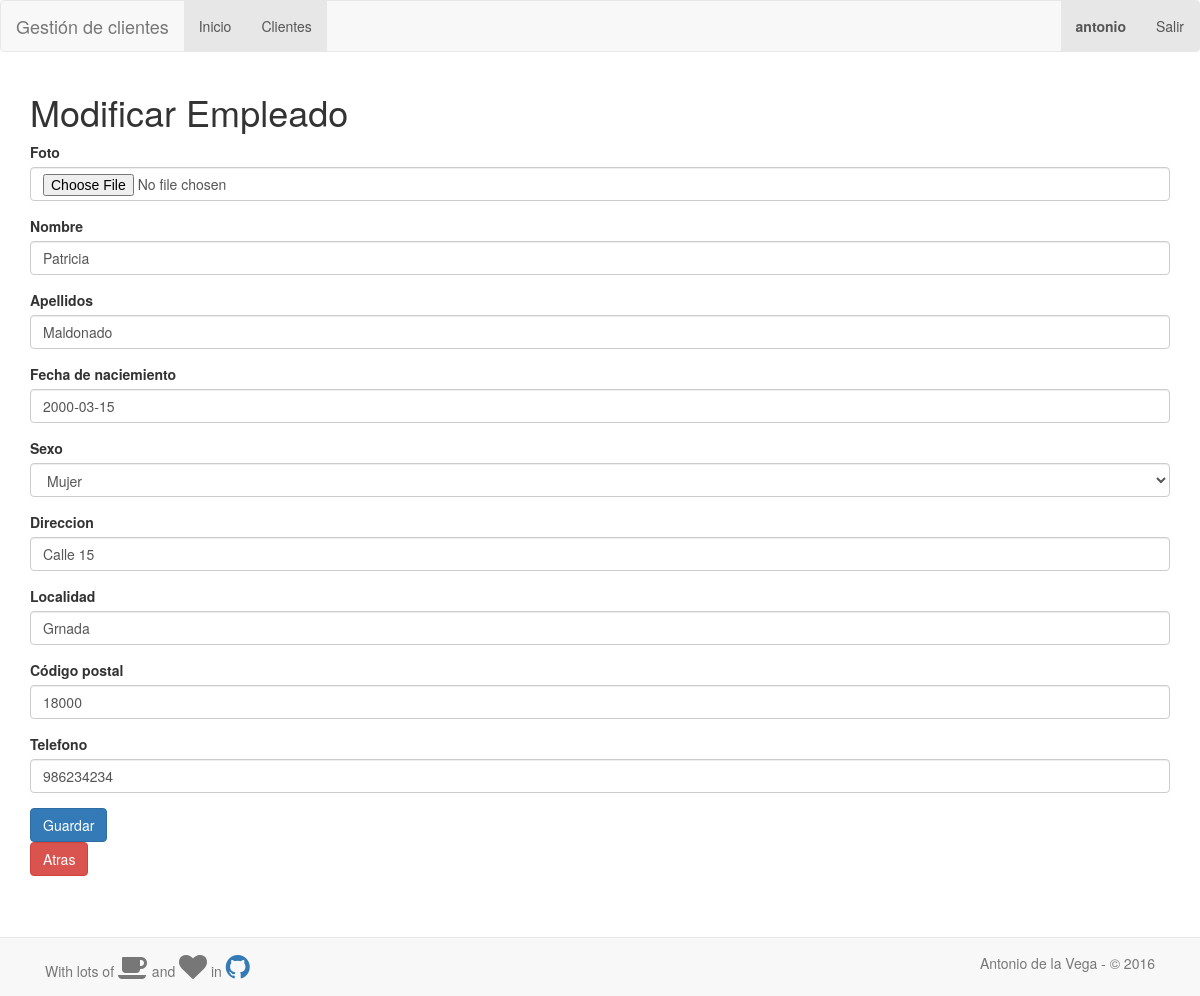
Page /personal/modificar/1 (signed in) on the committed database.
### gestion_personal/models.py (models this page shows, shortened)
class Personal(models.Model):
    user = models.OneToOneField(User, on_delete=models.CASCADE, related_name='user')
    HOMBRE = 'Hombre'
    MUJER = 'Mujer'
    NONE = 'Sin especificar'
    OPCIONES = ((HOMBRE, 'Hombre'),
                (MUJER, 'Mujer'),
                (NONE, 'Sin especificar'),)
    nombre = models.CharField(max_length=20, blank=True)
    apellidos = models.CharField(max_length=20, blank=True)
    dni = models.CharField('DNI', max_length=9)
    f_nacimiento = models.DateField('Fecha de naciemiento', blank=True, null=True)
    direccion = models.CharField(max_length=30, blank=True)
    localidad = models.CharField(max_length=20, blank=True)
    cod_postal = models.CharField('Código postal', blank=True, null=True, max_length=5)
    telefono = models.CharField(blank=True, null=True, max_length=12)
    num_seg_social = models.CharField('Número seguridad social', max_length=12, blank=True, null=True)
    sexo = models.CharField(max_length=16, choices=OPCIONES, default=NONE)
    foto = models.ImageField(upload_to='personal/', null=True, blank=True)

### gestion_personal/views.py (the view)
# urls.py: url(r'^modificar/(?P<id>[0-9]+)$', views.modificar_personal, name='modificar'),
@login_required
def modificar_personal(request, id):
    personal = Personal.objects.get(pk=id)
    if request.method == "POST":
        form = ModificarPersonalForm(request.POST, request.FILES)
        if form.is_valid():
            form = form.cleaned_data
            if form['foto']:
                personal.foto = form['foto']
            if form['nombre']:
                personal.nombre = form['nombre']
            if form['apellidos']:
                personal.apellidos = form['apellidos']
            if form['f_nacimiento']:
                personal.f_nacimiento = form['f_nacimiento']
            if form['telefono']:
                personal.telefono = form['telefono']
            if form['localidad']:
                personal.localidad = form['localidad']
            if form['cod_postal']:
                personal.cod_postal = form['cod_postal']
            if form['direccion']:
                personal.direccion = form['direccion']
            if form['sexo']:
                personal.sexo = form['sexo']
            personal.save()
            return HttpResponseRedirect('/personal')
    else:
        form = ModificarPersonalForm(instance=personal)
    return render(request, 'gestion_personal/modificar_personal.html', {'form': form})

### gestion_personal/forms.py (shortened to what this page needs)
class ModificarPersonalForm(ModelForm):
    class Meta:
        model = Personal
        fields = ['foto', 'nombre', 'apellidos', 'f_nacimiento', 'sexo',
                  'direccion', 'localidad', 'cod_postal', 'telefono']
        dateOptions = {
            'startView': 4,  # Para que empieze por el año
        }
        widgets = {
            'f_nacimiento': DateWidget(options=dateOptions, bootstrap_version=3),
        }

### gestion_personal/templates/gestion_personal/modificar_personal.html (shortened to what this page needs)
{% extends "gestion_clientes/base.html" %}
{% load bootstrap3 %}
{% block content %}
    <h1>Modificar Empleado</h1>
    <form method="post" class="form" enctype="multipart/form-data">
        {% bootstrap_form form %}
        {% buttons %}
            <button type="submit" class="btn btn-primary">Guardar</button>
            </form>
            <form action="/personal">
                <button type="submit" class="btn btn-danger">Atras</button>
            </form>
        {% endbuttons %}
{% endblock %}

### inicio/templates/inicio/base.html (shortened to what this page needs)
<!DOCTYPE html>
<html lang="es">
<head>
    <link rel="stylesheet" href="https://maxcdn.bootstrapcdn.com/font-awesome/4.5.0/css/font-awesome.min.css">
    <link href="/static/css/datetimepicker.css" type="text/css" media="all" rel="stylesheet"/>
    {% load staticfiles %}
</head>
<body>
{% load bootstrap3 %}
{% bootstrap_css %}
{% load staticfiles %}
<div id="bar">
    {% block bar %}
        <nav role="navigation" class="navbar navbar-default">
            <div class="navbar-header">
                <div id="bar_name">
                    {% block bar_name %}{% endblock %}
                </div>
            </div>
            <div id="navbarCollapse" class="collapse navbar-collapse">
                <ul class="nav navbar-nav">
                    <li class="active"><a href="/inicio">Inicio</a></li>
                    {% block extend_menu %}{% endblock %}
                </ul>
                <ul class="nav navbar-nav navbar-right">
                    <li class="active"><a href="#"><strong>{{ request.user.username }}</strong></a></li>
                    <li class="active"><a href="/logout">Salir</a></li>
                </ul>
            </div>
        </nav>
    {% endblock %}
</div>
<div class="container">
    <div id="content">
        {% block content %}{% endblock %}
    </div>
</div>
<p> &nbsp</p>
<p> &nbsp</p>
<p> &nbsp</p>
<p> &nbsp</p>
<div class="navbar navbar-default navbar-fixed-bottom">
    <div class="container">
        <p class="navbar-text pull-left">
            With lots of <i class="fa fa-coffee fa-2x"></i> and <i class="fa fa-heart fa-2x"></i> in <a
                href="https://github.com/antoniovj1/proyecto_ddsi"> <i class="fa fa-github fa-2x"></i> </a>
        </p>
        <p class="navbar-text pull-right"> Antonio de la Vega - © 2016 </p>
    </div>
</div>
</body>
</html>

### rows in the picture
Personal: nombre "Patricia", apellidos "Maldonado", f_nacimiento "2000-03-15", sexo "Mujer", direccion "Calle 15", localidad "Grnada", cod_postal "18000", telefono "986234234"

### other values in the picture
{{ request.user.username }} "antonio"
